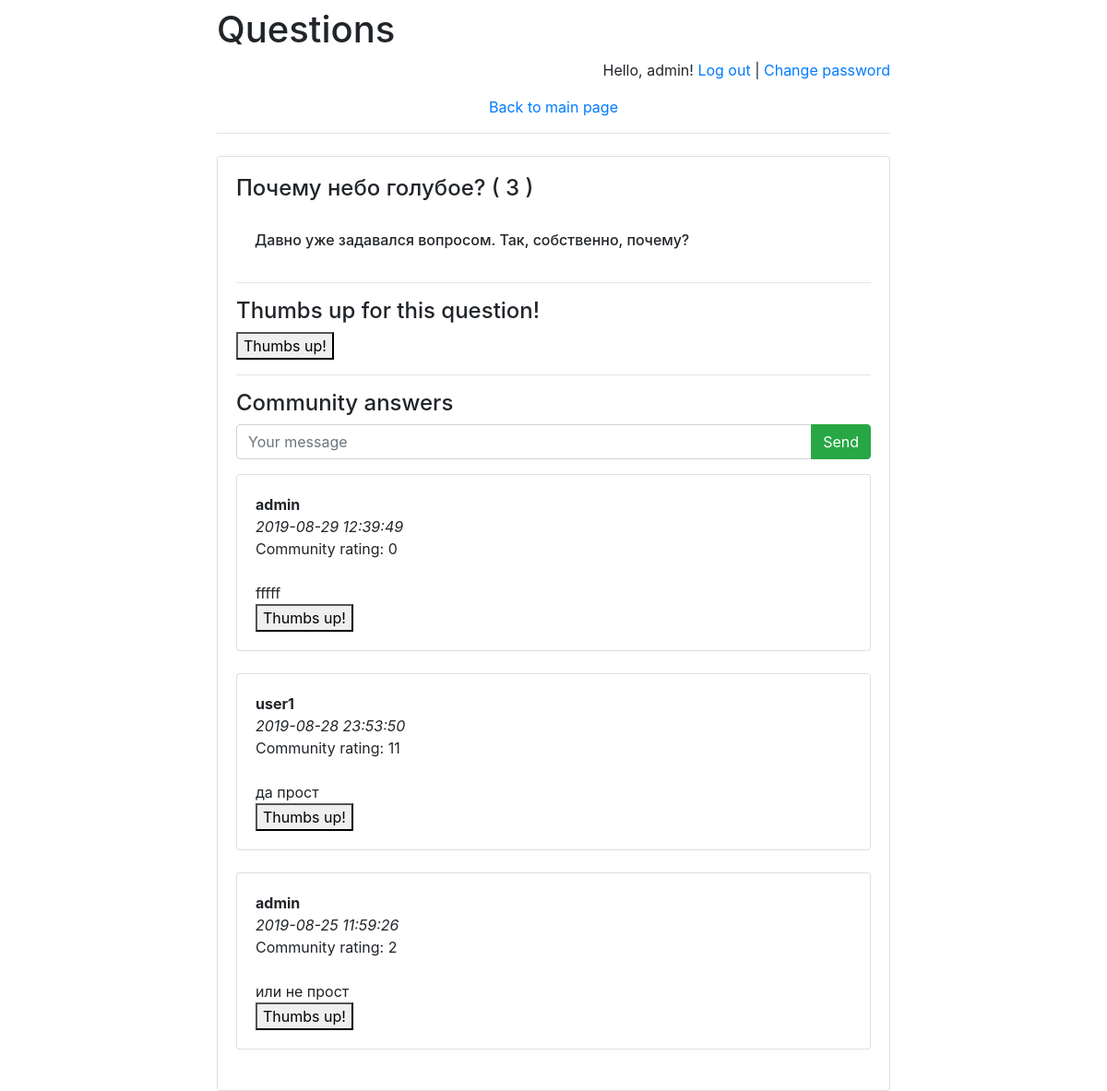
The app's page /questions/1/ (signed in) with its own data.
### Questions/models.py (models this page shows, shortened)
class Question(models.Model):
    question_text_short = models.CharField(max_length=200)
    question_text_long = models.CharField(max_length=255)
    pub_date = models.DateTimeField('Date published')
    rating = models.IntegerField(default=0)
    def was_published_recently(self):
        now = timezone.now()
        return now - datetime.timedelta(days=1) <= self.pub_date <= now
    was_published_recently.admin_order_field = 'pub_date'
    was_published_recently.boolean = True
    was_published_recently.short_description = 'Published recently?'

class Answer(models.Model):
    chat = models.ForeignKey(
        Question,
        verbose_name='ответы пользователей',
        on_delete=models.DO_NOTHING)
    author = models.ForeignKey(
        User,
        verbose_name='Пользователь',
        on_delete=models.DO_NOTHING)
    message = models.TextField('Сообщение')
    pub_date = models.DateTimeField(
        'Дата сообщения',
        default=timezone.now)
    rating = models.IntegerField(default=0)

### Questions/views.py (the view)
# urls.py: url(r'^([0-9]+)/$', views.detail, name='detail'),
def detail(request, question_id):
    error_message = None
    if "error_message" in request.GET:
        error_message = request.GET["error_message"]
    return render(
        request,
        "answers.html",
        dict(question=get_object_or_404(Question, pk=question_id), error_message=error_message,
             latest_answers=Answer.objects
             .filter(chat_id=question_id)
             .order_by('-pub_date'))
    )

### templates/answers.html (shortened to what this page needs)
{% extends 'base.html' %}
{% block main %}
<h4 class="card-title">
    {{ question.question_text_short }}
    {{ "(" }}
    {{ question.rating }}
    {{ ")" }}
</h4>
<h6 class="card-body">{{ question.question_text_long }}</h6>
<hr>
<h4>Thumbs up for this question!</h4>
{% if user.is_authenticated %}
<form action='action_rate_question' method='GET'>
<button type='submit'>Thumbs up!</button>
</form>
{% endif %}
<hr>
<h4>Community answers</h4>
{% if user.is_authenticated %}
    <form action="post/" method="post">
    <div class="input-group mb-3">
      <input type="text"
             class="form-control"
             placeholder="Your message"
             name="message"/>
      <div class="input-group-append">
        <input class="btn btn-success"
                type="submit"
                value="Send"/>
      </div>
    </div>
</form>
{% endif %}
<div id="history">
    {% for answer in latest_answers %}
        <div class="card">
        <div class="card-body">
            <strong>
                {{ answer.author.username }}
            </strong>
            <br/>
            <em>
                {{ answer.pub_date|date:'Y-m-d H:i:s' }}
            </em>
            <br>
                {{ "Community rating:" }}
                {{ answer.rating }}
            <br/>
            {{ answer.message }}
            {% if user.is_authenticated %}
            <form action='action_rate_answer' method='GET'>
            <button type='submit'>Thumbs up!</button>
            </form>
    {% endif %}
        </div>
        </div>
        <br/>
    {% endfor %}
</div>
{% endblock %}

### templates/base.html (shortened to what this page needs)
<!doctype html>
<html lang="en">
<head>
    <link rel="stylesheet"
href="https://stackpath.bootstrapcdn.com/bootstrap/4.1.3/css/bootstrap.min.css">
</head>
<body>
<div class="container">
    <div class="row justify-content-center">
        <div class="col-8">
            <h1 class="mt-2">Questions</h1>
            {% if user.is_authenticated %}
                <p class="text-right">
                    Hello, {{ user.username }}!
                    <a href="/questions/logout">Log out</a> |
                    <a href="/questions/password-change">
                        Change password
                    </a>
                </p>
            {% else %}
                <p class="text-right">
                    <a href="/questions/login">Log in</a> |
                    <a href="/questions/register">Register</a>
                </p>
            {% endif %}
            <p class="text-center">
                <a href="/questions/">Back to main page</a>
            </p>
            <hr class="mt-0 mb-4">
            <div class="card">
                <div class="card-body">
                    {% block main %}
                    {% endblock %}
                </div>
            </div>
        </div>
    </div>
</div>
</body>
</html>

### records on screen
Question: question_text_short "Почему небо голубое?", rating "3", question_text_long "Давно уже задавался вопросом. Так, собственно, почему?"
Answer: author.username "admin", pub_date "2019-08-29 12:39:49", value "Community rating:", rating "0", message "fffff"
Answer: author.username "user1", pub_date "2019-08-28 23:53:50", value "Community rating:", rating "11", message "да прост"
Answer: author.username "admin", pub_date "2019-08-25 11:59:26", value "Community rating:", rating "2", message "или не прост"

### other values on screen
{{ user.username }} "admin"
{{ "(" }} "("
{{ ")" }} ")"
